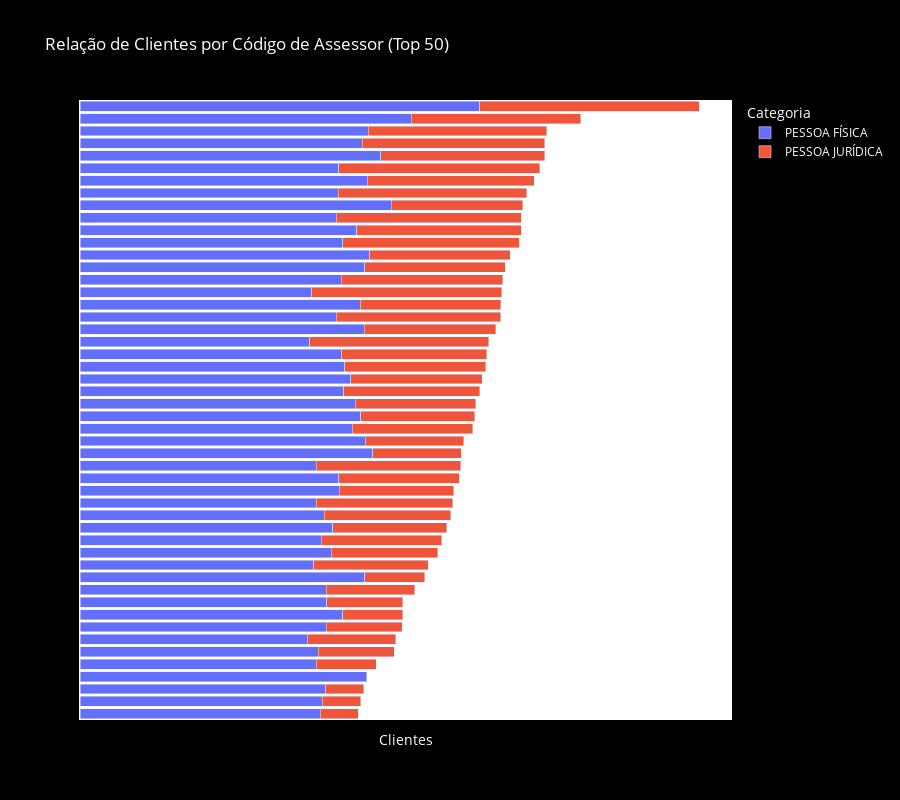

Notebook code for this chart:
### Code cell
# Criar visualização da relação de clientes com escala logarítmica
df_plot = df.copy()
df_plot["total_clientes"] = df_plot["clientes_pf"] + df_plot["clientes_pj"]
df_plot = df_plot[df_plot["total_clientes"] > 0]
df_plot = df_plot.sort_values(by="total_clientes", ascending=False).head(50)
df_plot["codigo_assessor"] = df_plot["codigo_assessor"].astype(str)

# Selecionar apenas colunas de clientes relevantes
clientes_columns = ["clientes_pf", "clientes_pj"]

# Criar DataFrame no formato longo para plotly
df_long = df_plot.melt(
    id_vars=["codigo_assessor"],
    value_vars=clientes_columns,
    var_name="Categoria",
    value_name="Valor",
)

# Filtrar valores zero para evitar espaços em branco
df_long = df_long[df_long["Valor"] > 0]

# Aplicar transformação logarítmica para melhor visualização de valores pequenos
# Adicionar 1 para evitar log(0)
df_long["Valor_Log"] = df_long["Valor"].apply(
    lambda x: np.log10(x + 1) if x > 0 else 0
)

# Criar coluna mascarada com valores originais
df_long["Valor_Masked"] = df_long["Valor"].apply(mask_value)

# Mapear nomes mais amigáveis
category_names = {
    "clientes_pf": "PESSOA FÍSICA",
    "clientes_pj": "PESSOA JURÍDICA",
}
df_long["Categoria"] = df_long["Categoria"].map(category_names)

# Criar gráfico de barras empilhadas horizontal com escala logarítmica
fig = px.bar(
    df_long,
    x="Valor_Log",  # Usar valor logarítmico para visualização
    y="codigo_assessor",
    color="Categoria",
    title="Relação de Clientes por Código de Assessor (Top 50)",
    labels={
        "codigo_assessor": "Código do Assessor",
        "Valor_Log": "Clientes",
    },
    custom_data=["Valor_Masked", "Categoria"],
    orientation="h",
)

# Atualizar layout para melhor visualização
fig.update_traces(
    hovertemplate="<b>Assessor:</b> %{y}<br>"
    + "<b>Categoria:</b> %{customdata[1]}<br>"
    + "<b>Valor:</b> %{customdata[0]}<br>"
    + "<extra></extra>"
)
fig.update_layout(
    xaxis_title="Clientes",
    xaxis=dict(showticklabels=False),  # Esconder valores no eixo X
    yaxis=dict(categoryorder="total ascending", showticklabels=False),
    yaxis_title="",
    plot_bgcolor="white",
    paper_bgcolor="black",
    title_font_color="white",
    height=800,
    barmode="stack",
    showlegend=True,
    legend=dict(
        title="Categoria",
        orientation="v",
        yanchor="top",
        y=1,
        xanchor="left",
        x=1.02,
        font=dict(color="white"),
    ),
)

fig.update_xaxes(title_font=dict(color="white"))

fig.show()

### Figure 1 — Plotly figure (JSON) as saved in the notebook; plotly's stock layout.template omitted (floating-point values rounded to 4 significant figures)
{"data": [{"customdata": [["1*", "PESSOA FÍSICA"], ["4*", "PESSOA FÍSICA"], ["2*", "PESSOA FÍSICA"], ["2*", "PESSOA FÍSICA"], ["1*", "PESSOA FÍSICA"], ["2*", "PESSOA FÍSICA"], ["1*", "PESSOA FÍSICA"], ["1*", "PESSOA FÍSICA"], ["1*", "PESSOA FÍSICA"], ["1*", "PESSOA FÍSICA"], ["1*", "PESSOA FÍSICA"], ["1*", "PESSOA FÍSICA"], ["1*", "PESSOA FÍSICA"], ["1*", "PESSOA FÍSICA"], ["1*", "PESSOA FÍSICA"], ["1*", "PESSOA FÍSICA"], ["1*", "PESSOA FÍSICA"], ["1*", "PESSOA FÍSICA"], ["1*", "PESSOA FÍSICA"], ["1*", "PESSOA FÍSICA"], ["1*", "PESSOA FÍSICA"], ["1*", "PESSOA FÍSICA"], ["1*", "PESSOA FÍSICA"], ["1*", "PESSOA FÍSICA"], ["1*", "PESSOA FÍSICA"], ["1*", "PESSOA FÍSICA"], ["1*", "PESSOA FÍSICA"], ["1*", "PESSOA FÍSICA"], ["1*", "PESSOA FÍSICA"], ["1*", "PESSOA FÍSICA"], ["1*", "PESSOA FÍSICA"], ["1*", "PESSOA FÍSICA"], ["9*", "PESSOA FÍSICA"], ["9*", "PESSOA FÍSICA"], ["6*", "PESSOA FÍSICA"], ["8*", "PESSOA FÍSICA"], ["8*", "PESSOA FÍSICA"], ["8*", "PESSOA FÍSICA"], ["8*", "PESSOA FÍSICA"], ["6*", "PESSOA FÍSICA"], ["8*", "PESSOA FÍSICA"], ["8*", "PESSOA FÍSICA"], ["7*", "PESSOA FÍSICA"], ["7*", "PESSOA FÍSICA"], ["8*", "PESSOA FÍSICA"], ["7*", "PESSOA FÍSICA"], ["7*", "PESSOA FÍSICA"], ["7*", "PESSOA FÍSICA"], ["7*", "PESSOA FÍSICA"], ["6*", "PESSOA FÍSICA"]], "hovertemplate": "<b>Assessor:</b> %{y}<br><b>Categoria:</b> %{customdata[1]}<br><b>Valor:</b> %{customdata[0]}<br><extra></extra>", "legendgroup": "PESSOA FÍSICA", "marker": {"color": "#636efa", "pattern": {"shape": ""}}, "name": "PESSOA FÍSICA", "orientation": "h", "showlegend": true, "textposition": "auto", "type": "bar", "x": [3.162, 2.622, 2.462, 2.378, 2.281, 2.318, 2.274, 2.292, 2.233, 2.253, 2.25, 2.27, 2.258, 2.253, 2.217, 2.19, 2.22, 2.179, 2.155, 2.049, 2.143, 2.079, 2.045, 2.097, 2.029, 2.068, 2.086, 2.072, 2.029, 2.079, 2.049, 2.053, 2.0, 1.987, 1.833, 1.934, 1.949, 1.954, 1.949, 1.82, 1.944, 1.908, 1.869, 1.869, 1.919, 1.903, 1.886, 1.851, 1.869, 1.799], "xaxis": "x", "y": ["20", "122", "32", "45", "64", "34", "105", "16", "58", "4", "15", "49", "17", "73", "13", "91", "71", "29", "9", "119", "101", "92", "104", "0", "2", "22", "19", "102", "56", "24", "12", "130", "36", "80", "43", "94", "30", "76", "50", "60", "1", "95", "97", "113", "23", "39", "63", "33", "3", "31"], "yaxis": "y"}, {"customdata": [["5*", "PESSOA JURÍDICA"], ["2*", "PESSOA JURÍDICA"], ["1*", "PESSOA JURÍDICA"], ["1*", "PESSOA JURÍDICA"], ["2*", "PESSOA JURÍDICA"], ["4*", "PESSOA JURÍDICA"], ["2*", "PESSOA JURÍDICA"], ["1*", "PESSOA JURÍDICA"], ["2*", "PESSOA JURÍDICA"], ["1*", "PESSOA JURÍDICA"], ["1*", "PESSOA JURÍDICA"], ["5*", "PESSOA JURÍDICA"], ["2*", "PESSOA JURÍDICA"], ["1*", "PESSOA JURÍDICA"], ["1*", "PESSOA JURÍDICA"], ["7*", "PESSOA JURÍDICA"], ["8*", "PESSOA JURÍDICA"], ["8*", "PESSOA JURÍDICA"], ["3*", "PESSOA JURÍDICA"], ["1*", "PESSOA JURÍDICA"], ["2*", "PESSOA JURÍDICA"], ["3*", "PESSOA JURÍDICA"], ["1*", "PESSOA JURÍDICA"], ["2*", "PESSOA JURÍDICA"], ["1*", "PESSOA JURÍDICA"], ["1*", "PESSOA JURÍDICA"], ["1*", "PESSOA JURÍDICA"], ["1*", "PESSOA JURÍDICA"], ["2*", "PESSOA JURÍDICA"], ["8*", "PESSOA JURÍDICA"], ["7*", "PESSOA JURÍDICA"], ["7*", "PESSOA JURÍDICA"], ["6*", "PESSOA JURÍDICA"], ["3*", "PESSOA JURÍDICA"], ["9*", "PESSOA JURÍDICA"], ["4*", "PESSOA JURÍDICA"], ["3*", "PESSOA JURÍDICA"], ["3*", "PESSOA JURÍDICA"], ["2*", "PESSOA JURÍDICA"], ["1*", "PESSOA JURÍDICA"], ["8*", "PESSOA JURÍDICA"], ["1*", "PESSOA JURÍDICA"], ["1*", "PESSOA JURÍDICA"], ["1*", "PESSOA JURÍDICA"], ["1*", "PESSOA JURÍDICA"], ["3*", "PESSOA JURÍDICA"], ["7*", "PESSOA JURÍDICA"], ["2*", "PESSOA JURÍDICA"], ["4*", "PESSOA JURÍDICA"]], "hovertemplate": "<b>Assessor:</b> %{y}<br><b>Categoria:</b> %{customdata[1]}<br><b>Valor:</b> %{customdata[0]}<br><extra></extra>", "legendgroup": "PESSOA JURÍDICA", "marker": {"color": "#EF553B", "pattern": {"shape": ""}}, "name": "PESSOA JURÍDICA", "orientation": "h", "showlegend": true, "textposition": "auto", "type": "bar", "x": [1.74, 1.342, 1.041, 1.301, 1.415, 0.699, 1.322, 1.114, 1.447, 1.114, 1.041, 0.7782, 0.4771, 1.114, 1.301, 0.9031, 0.9542, 0.9542, 1.591, 1.041, 1.398, 1.491, 1.114, 1.462, 1.279, 1.079, 1.146, 1.301, 0.4771, 0.9542, 0.9031, 0.9031, 0.8451, 1.505, 1.0, 0.699, 0.6021, 0.6021, 1.415, 0.301, 0.9542, 1.146, 1.079, 0.301, 0.301, 0.6021, 0.9031, 0.4771, 0.699], "xaxis": "x", "y": ["20", "122", "32", "45", "64", "34", "105", "16", "58", "4", "15", "17", "73", "13", "91", "71", "29", "9", "119", "101", "92", "104", "0", "2", "22", "19", "102", "56", "24", "12", "130", "36", "80", "43", "94", "30", "76", "50", "60", "1", "95", "97", "113", "23", "39", "63", "33", "3", "31"], "yaxis": "y"}], "layout": {"barmode": "stack", "height": 800, "legend": {"font": {"color": "white"}, "orientation": "v", "title": {"text": "Categoria"}, "tracegroupgap": 0, "x": 1.02, "xanchor": "left", "y": 1, "yanchor": "top"}, "paper_bgcolor": "black", "plot_bgcolor": "white", "showlegend": true, "title": {"font": {"color": "white"}, "text": "Relação de Clientes por Código de Assessor (Top 50)"}, "xaxis": {"anchor": "y", "domain": [0, 1], "showticklabels": false, "title": {"font": {"color": "white"}, "text": "Clientes"}}, "yaxis": {"anchor": "x", "categoryorder": "total ascending", "domain": [0, 1], "showticklabels": false, "title": {"text": ""}}}}
